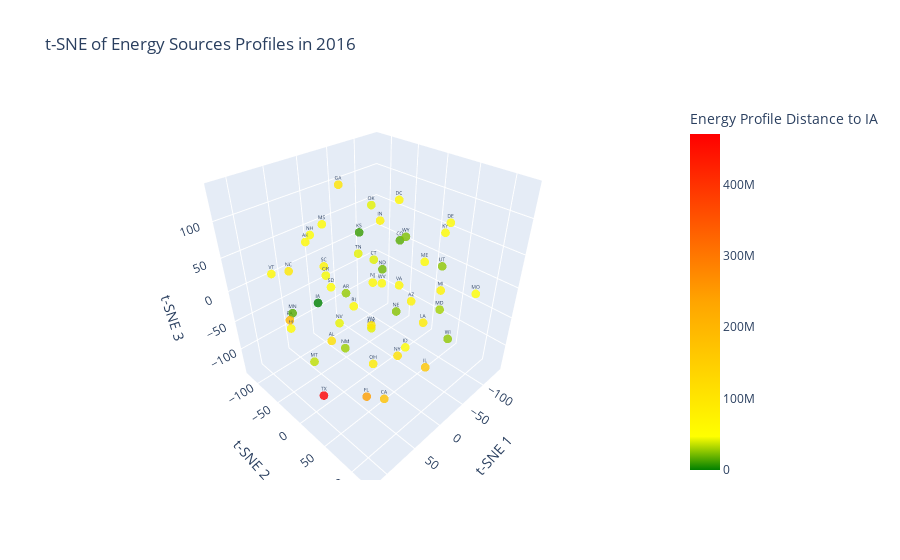

The notebook cell this image was saved under:
### Markdown cell above
## Visualize the Euclidean distances using t-SNE to reduce dimensionality

### Code cell
# Use t-SNE to reduce dimensionality to 3D
tsne = TSNE(n_components=3, random_state=42)
reduced_data_tsne = tsne.fit_transform(data_2016)

# Create a dataframe with the reduced data
reduced_df_tsne = pd.DataFrame(reduced_data_tsne, columns=["x", "y", "z"])
reduced_df_tsne.index = data_2016.index

# Add the distance column to the dataframe and sort
reduced_df_tsne["DISTANCE_TO_IA"] = reduced_df_tsne.index.map(lambda x: distances[x])
reduced_df_tsne.sort_values("DISTANCE_TO_IA", inplace=True)

# Closer to IA -> Yellow, Farther from IA -> Red, IA itself -> Green
color_scale = [(0, "green"), (0.1, "yellow"), (.5, "orange"), (1, "red")]

# Create interactive plotly scatter plot
fig = px.scatter_3d(
    reduced_df_tsne,
    x="x",
    y="y",
    z="z",
    text=reduced_df_tsne.index,
    hover_name=reduced_df_tsne.index,
    color="DISTANCE_TO_IA",
    color_continuous_scale=color_scale,
    opacity=0.8,
    labels={
        "x": "t-SNE 1",
        "y": "t-SNE 2",
        "z": "t-SNE 3",
        "DISTANCE_TO_IA": "Energy Profile Distance to IA",
    },
    title="t-SNE of Energy Sources Profiles in 2016",
)

fig.update_traces(marker=dict(size=3), textfont=dict(size=5))
fig.show()

### Figure 1 — Plotly figure (JSON) as saved in the notebook; plotly's stock layout.template omitted (floating-point values rounded to 4 significant figures)
{"data": [{"hovertemplate": "<b>%{hovertext}</b><br><br>t-SNE 1=%{x}<br>t-SNE 2=%{y}<br>t-SNE 3=%{z}<br>STATE=%{text}<br>Energy Profile Distance to IA=%{marker.color}<extra></extra>", "hovertext": ["IA", "KS", "CO", "MN", "ND", "WY", "NE", "UT", "WI", "AR", "NM", "MD", "MT", "CT", "MA", "OK", "TN", "NV", "OR", "MO", "NH", "ID", "SD", "ME", "KY", "WV", "HI", "MS", "DE", "AK", "RI", "VT", "NJ", "VA", "DC", "IN", "SC", "AZ", "MI", "OH", "LA", "NC", "GA", "WA", "NY", "AL", "IL", "CA", "PA", "FL", "TX"], "legendgroup": "", "marker": {"color": [0, 10020000.0, 15940000.0, 15940000.0, 21070000.0, 23510000.0, 24950000.0, 26300000.0, 26710000.0, 27520000.0, 29180000.0, 30260000.0, 35520000.0, 41420000.0, 42130000.0, 42150000.0, 42230000.0, 43020000.0, 45270000.0, 47020000.0, 47690000.0, 50280000.0, 51780000.0, 53310000.0, 53500000.0, 54610000.0, 54650000.0, 55640000.0, 56080000.0, 57740000.0, 57950000.0, 61740000.0, 61780000.0, 63350000.0, 63400000.0, 70940000.0, 70960000.0, 71820000.0, 72290000.0, 86120000.0, 87150000.0, 95830000.0, 101000000.0, 101100000.0, 110200000.0, 111900000.0, 167200000.0, 177000000.0, 193200000.0, 243400000.0, 470600000.0], "coloraxis": "coloraxis", "opacity": 0.8, "size": 3, "symbol": "circle"}, "mode": "markers+text", "name": "", "scene": "scene", "showlegend": false, "text": ["IA", "KS", "CO", "MN", "ND", "WY", "NE", "UT", "WI", "AR", "NM", "MD", "MT", "CT", "MA", "OK", "TN", "NV", "OR", "MO", "NH", "ID", "SD", "ME", "KY", "WV", "HI", "MS", "DE", "AK", "RI", "VT", "NJ", "VA", "DC", "IN", "SC", "AZ", "MI", "OH", "LA", "NC", "GA", "WA", "NY", "AL", "IL", "CA", "PA", "FL", "TX"], "textfont": {"size": 5}, "type": "scatter3d", "x": [112.8, -20.41, -102.8, 81.05, -96.12, -67.2, -78.52, -83.95, -29.1, -10.88, 95.06, 16.35, 79.5, 7.987, -9.879, -76.83, -47.22, 40.18, 27.93, -69.28, 42.49, 43.09, 62.75, -16.62, -136.8, 56.24, 118.9, -13.97, -73.96, 82.45, -49.58, 102.8, -15.58, -63.53, -38.61, 29.87, -24.51, -25.44, -116.3, -12.22, -56.54, 40.19, 10.59, 34.55, 6.708, 19.67, -46.16, 63.09, 56.49, 49.4, 113.7], "y": [42.45, -37.72, -40.18, -57.28, -68.18, 1.288, -21.22, 50.92, 108.4, -57.47, 60.64, 123.6, -22.07, 17.27, -5.414, -72.52, -69.5, -13.59, -50.82, 114.1, -57.93, 101.8, 2.072, 73.91, 13.73, 77.29, -4.384, -105.6, 64.0, -12.05, -85.16, -57.25, -8.13, -4.15, 12.78, 48.39, -121.7, 50.38, 29.9, -4.508, 48.16, -118.1, -37.9, 39.86, 59.31, -58.86, 66.07, 90.03, -105.6, 45.37, 39.12], "z": [65.13, 64.81, 19.92, -20.95, -39.42, 55.49, -86.33, 24.72, -30.27, -35.93, 3.95, 48.29, -83.7, 60.08, -69.33, 73.01, 8.696, -35.84, 15.05, 20.23, 77.46, -1.837, 40.02, 71.02, 39.79, 78.73, 7.314, 54.19, 95.86, 101.8, -95.27, 49.27, 3.651, -22.13, 120.0, 130.0, -25.95, -1.305, -40.47, -139.2, -55.45, -3.477, 138.1, -11.66, -67.43, -107.9, -120.4, -79.25, -74.36, -121.7, -73.83]}], "layout": {"coloraxis": {"colorbar": {"title": {"text": "Energy Profile Distance to IA"}}, "colorscale": [[0, "green"], [0.1, "yellow"], [0.5, "orange"], [1, "red"]]}, "legend": {"tracegroupgap": 0}, "scene": {"domain": {"x": [0, 1], "y": [0, 1]}, "xaxis": {"title": {"text": "t-SNE 1"}}, "yaxis": {"title": {"text": "t-SNE 2"}}, "zaxis": {"title": {"text": "t-SNE 3"}}}, "title": {"text": "t-SNE of Energy Sources Profiles in 2016"}}}
